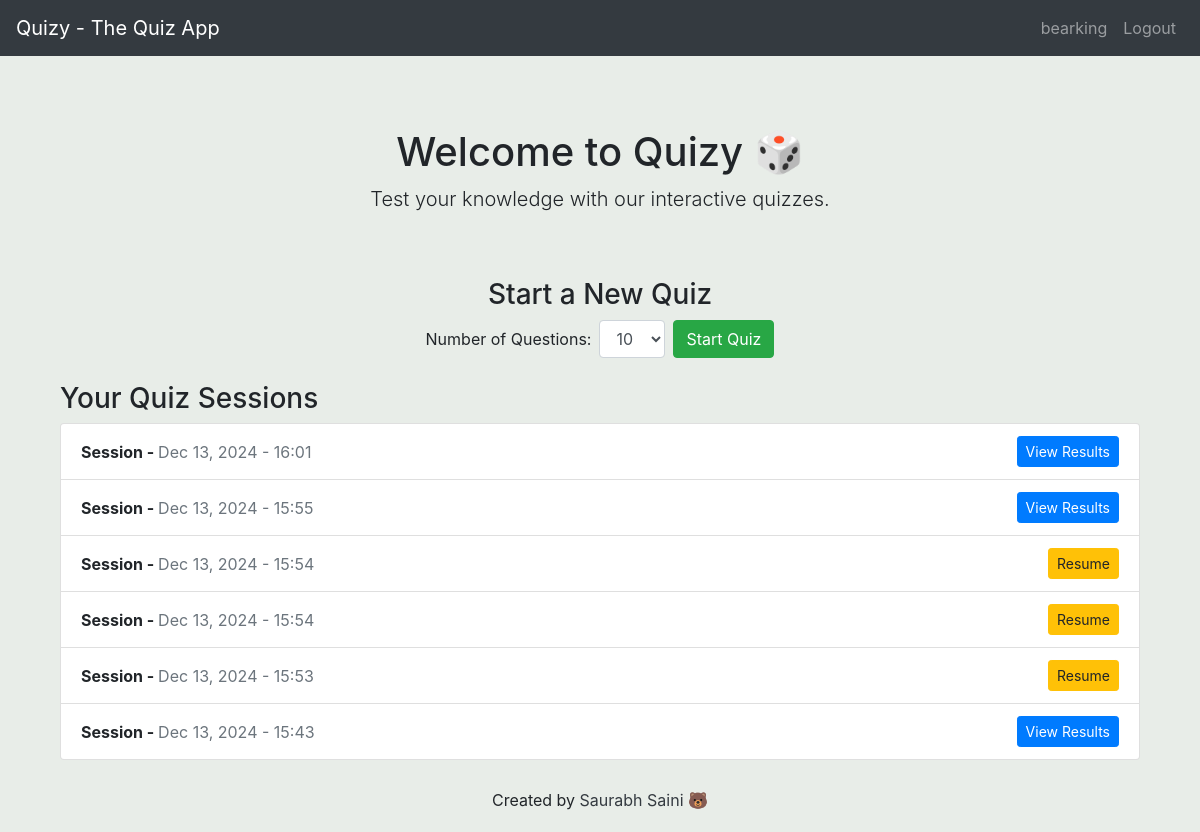
Screenshot of / (signed in) with the database file from the repository.
### quiz/models.py (models this page shows, shortened)
class QuizSession(models.Model):
    user = models.ForeignKey(settings.AUTH_USER_MODEL, on_delete=models.CASCADE)
    total_questions = models.IntegerField(default=10)
    completed_questions = models.IntegerField(default=0)
    correct_answers = models.IntegerField(default=0)
    incorrect_answers = models.IntegerField(default=0)
    partially_correct_answers = models.IntegerField(default=0)
    score = models.FloatField(default=0.0)
    is_completed = models.BooleanField(default=False)
    current_question = models.ForeignKey(Question, null=True, blank=True, on_delete=models.SET_NULL)
    created_at = models.DateTimeField(auto_now_add=True)
    updated_at = models.DateTimeField(auto_now=True)
    session_uuid = models.UUIDField(default=uuid.uuid4, editable=False, unique=True)
    class Meta:
        ordering = ['-created_at']

### quiz/views.py (the view)
# urls.py: path('', views.home, name='home'),
def home(request):
    if request.user.is_authenticated:
        sessions = QuizSession.objects.filter(user=request.user).order_by('-created_at')
        return render(request, 'quiz/home.html', {'sessions': sessions})
    else:
        return render(request, 'quiz/home.html')

### quiz/templates/quiz/home.html (shortened to what this page needs)
{% extends 'quiz/base.html' %}
{% block content %}
<div class="container">
    <div class="row justify-content-center my-5">
        <div class="col-12 col-md-8 text-center">
            <h1>Welcome to Quizy 🎲</h1>
            <p class="lead">Test your knowledge with our interactive quizzes.</p>
        </div>
    </div>
    {% if user.is_authenticated %}
    <div class="row justify-content-center mb-4">
        <div class="col-12 col-md-6">
                <h3 class="text-center">Start a New Quiz</h3>
                <form id="start-quiz-form" class="form-inline justify-content-center flex-column flex-sm-row">
                        <label for="total_questions" class="mr-2">Number of Questions:</label>
                        <select name="total_questions" id="total_questions" class="form-control">
                            <option value="10" selected>10</option>
                        </select>
                    <button type="button" onclick="startQuiz()" class="btn btn-success mt-2 ml-2 mt-sm-0">Start Quiz</button>
                </form>
            </div>
        </div>
        <h3>Your Quiz Sessions</h3>
        {% if sessions %}
            <div class="list-group">
                {% for session in sessions %}
                    <div class="list-group-item d-flex justify-content-between align-items-center">
                        <div>
                            <strong>Session - </strong>
                            <medium class="text-muted">{{ session.created_at|date:"M d, Y - H:i" }}</medium>
                        </div>
                        <div>
                            {% if session.is_completed %}
                                <button class="btn btn-primary btn-sm" onclick="viewResults('{{ session.id }}')">View Results</button>
                            {% else %}
                                <button class="btn btn-warning btn-sm" onclick="resumeQuiz('{{ session.id }}')">Resume</button>
                            {% endif %}
                        </div>
                    </div>
                {% endfor %}
            </div>
        {% else %}
            <p>You have no quiz sessions yet.</p>
        {% endif %}
    {% else %}
        <div class="text-center">
            <p>Please <a href="{% url 'login' %}">login</a> or <a href="{% url 'register' %}">register</a> to start the quiz.</p>
        </div>
    {% endif %}
</div>
{% endblock %}

### quiz/templates/quiz/base.html (shortened to what this page needs)
<!DOCTYPE html>
<html lang="en">
<head>
    <link rel="stylesheet" href="https://maxcdn.bootstrapcdn.com/bootstrap/4.5.2/css/bootstrap.min.css">
</head>
<body>
    <nav class="navbar navbar-expand-md navbar-dark bg-dark">
        <a class="navbar-brand" href="{% url 'home' %}">Quizy - The Quiz App</a>
        <div class="collapse navbar-collapse justify-content-end" id="navbarNav">
            <ul class="navbar-nav">
                {% if user.is_authenticated %}
                    <li class="nav-item">
                        <a class="nav-link" href="/">{{ user.username }}</a>
                    </li>
                    <li class="nav-item">
                        <a class="nav-link" href="{% url 'logout' %}">Logout</a>
                    </li>
                {% endif %}
            </ul>
        </div>
    </nav>
    <div class="container mt-4">
        {% block content %}{% endblock %}
    </div>
    <footer class="w-100 text-center py-1 mt-4">
        <p>Created by <a href="https://github.com/saurabh228" class="text-dark" target="_blank">Saurabh Saini 🐻</a></p>
    </footer>
</body>
</html>

### quiz/templates/quiz/base.html (style rules this page uses)
html, body { height: 100%; }
body { display: flex; flex-direction: column; background-color: rgb(232, 237, 232); }
.container { flex: 1; }

### rows the page displays
QuizSession: created_at "Dec 13, 2024 - 16:01"
QuizSession: created_at "Dec 13, 2024 - 15:55"
QuizSession: created_at "Dec 13, 2024 - 15:54"
QuizSession: created_at "Dec 13, 2024 - 15:54"
QuizSession: created_at "Dec 13, 2024 - 15:53"
QuizSession: created_at "Dec 13, 2024 - 15:43"

### other values shown
{{ user.username }} "bearking"
